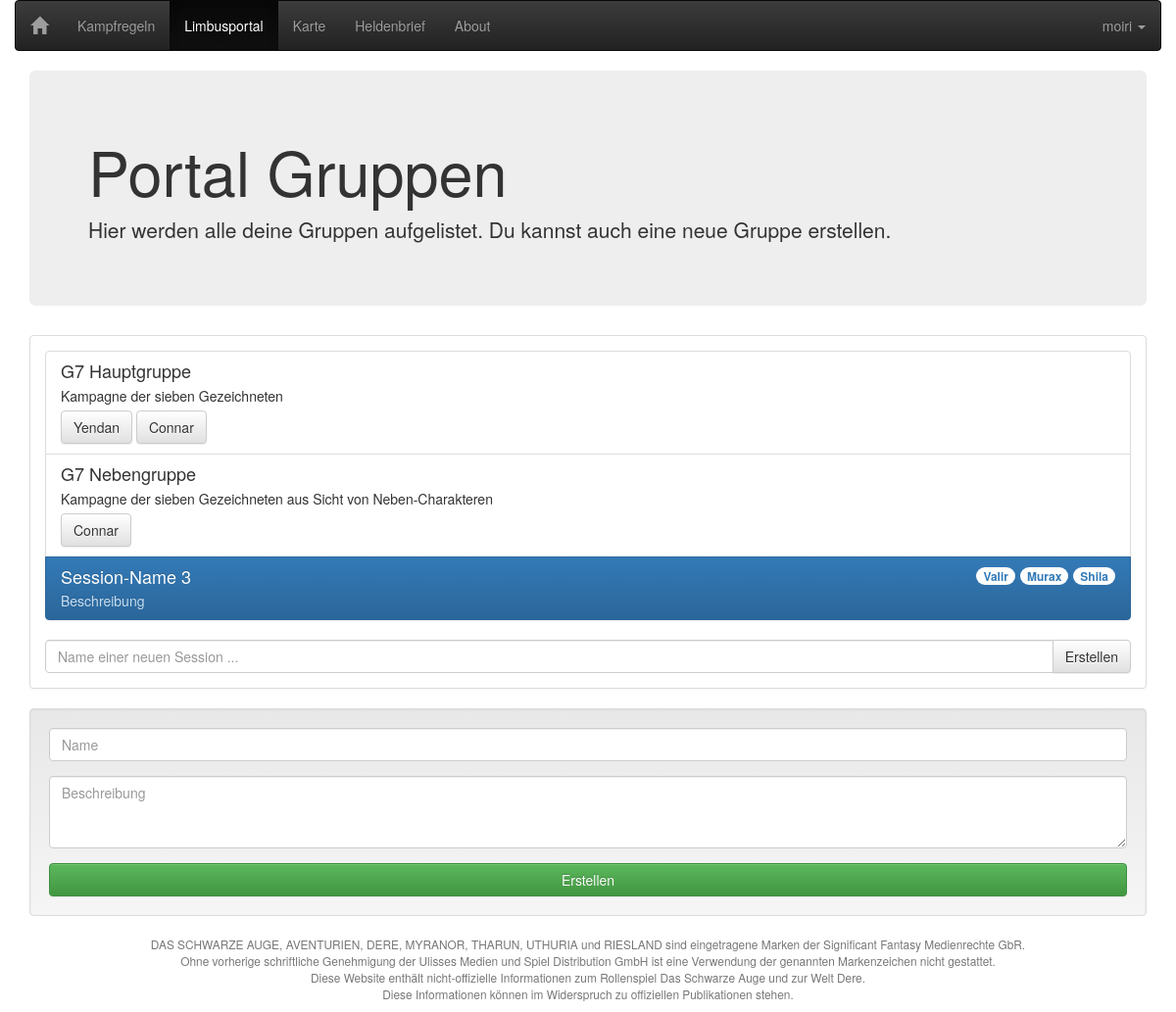
The page /?page=3 (signed in) on the database its author committed.
### tables this page shows
CREATE TABLE IF NOT EXISTS `gruppe` (
  `id` int(11) unsigned zerofill NOT NULL,
  `name` varchar(20) NOT NULL,
  `description` text NOT NULL,
  `owner` int(10) unsigned zerofill NOT NULL
);

### server/class/baseDbMapper.php (called while the page is built, shortened)
<?php
class BaseDBMapper {
    var $handle = "";
    function BaseDbMapper($server="",$database="",$login="",$password="",$names="utf8") {
        $this->server = $server;
        $this->database = $database;
        $this->login = $login;
        $this->password = $password;
        $this->names = $names;
        $this->handle = @mysql_connect( $this->server, $this->login, $this->password)
            or die ("Error: Connection to MySQL-database failed!");
    }
    protected function queryDb($sql) {
        if($this->debug) $errorQuery = "Error: Invalid mySQL query: ".$sql;
        else $errorQuery = "Error: Invalid mySQL query!";
        $result = mysql_query($sql, $this->handle)
            or die ($errorQuery);
        $num_rows = mysql_num_rows($result);
        $retValue = array();
        if($num_rows >= 1) {
            while($row = mysql_fetch_array($result, MYSQL_ASSOC)) {
                array_push($retValue, $row);
            }
        }
        else {
            $retValue = false;
        }
        return $retValue;
    }
}
?>

### server/class/sheetDbMapper.php (called while the page is built, shortened)
<?php
require_once('baseDbMapper.php');
class SheetDbMapper extends BaseDbMapper {
    function getGroupsByUserId($id) {
        $sql = sprintf("SELECT g.id, g.name AS gn, g.description,
            h.id AS hi, h.chatname AS hn FROM gruppe AS g
            LEFT JOIN held_gruppe AS hg ON g.id = hg.id_gruppe
            LEFT JOIN held AS h ON hg.id_held = h.id
            WHERE h.id_user = %d;",
                mysql_real_escape_string($id));
        return $this->queryDB($sql);
    }
}
?>

### server/view/portal/group.php (the view, shortened to what this page needs)
<?php
    require_once('server/class/sheetDbMapper.php');
    $sheet = new SheetDbMapper(DBSERVER,DBNAME,DBUSER,DBPASSWORD);
    $res = $sheet->getGroupsByUserId($_SESSION['user_id']);
?>
<div class="row loginPage">
<div class="container">
    <div class="jumbotron">
        <h1>Portal Gruppen</h1>
        <p>Hier werden alle deine Gruppen aufgelistet. Du kannst auch eine neue Gruppe erstellen.</p>
    </div>
<div class="panel panel-default">
  <div class="panel-body">
        <div class="list-group">
<?php
$gruppen = array();
foreach( $res as $value ) {
    if ( !array_key_exists($value['id'], $gruppen ) ) {
        $gruppen[$value['id']] = array(
            'name' => $value['gn'],
            'desc' => $value['description'],
            'helden' => array() );
    }
    $gruppen[$value['id']]['helden'][$value['hi']] = $value['hn'];
}
foreach( $gruppen as $gkey => $val ) {
    print '
            <div id="gruppe-'.$gkey.'" class="list-group-item">
                <h4 class="list-group-item-heading">'.$val[ 'name' ].'</h4>
                <p class="list-group-item-heading">'.$val[ 'desc' ].'</p>';
    foreach( $val['helden'] as $hkey => $held ) {
        print '
                <button id="held-login-'.$gkey.'-'.$hkey.'" type="button" class="btn btn-default">'.$held.'</button>
';
    }
    print '
            </div>
        ';
}
?>
            <a href="#" class="list-group-item active">
                <span class="badge">Shila</span>
                <span class="badge">Murax</span>
                <span class="badge">Valir</span>
                <h4 class="list-group-item-heading">Session-Name 3</h4>
                <p class="list-group-item-text">Beschreibung</p>
            </a>
        </div>
        <div class="input-group">
        <input type="text" class="form-control" placeholder="Name einer neuen Session ...">
        <span class="input-group-btn">
            <button class="btn btn-default" type="button">Erstellen</button>
        </span>
        </div>
    </div>
    </div>
    <div class="well">
        <form method="post" name="loginform" action="index.php<?php echo $args;?>">
            <div class="form-group">
                <input id="session_input_name" class="form-control" type="text" placeholder="Name" name="session_name" required />
            </div>
            <div class="form-group">
                <textarea id="session_input_desc" class="form-control" rows="3" placeholder="Beschreibung"></textarea>
            </div>
            <button type="submit" class="btn btn-success btn-block" name="login">Erstellen</button>
        </form>
    </div>
</div>
</div>

### rows shown on the page
gruppe: name "G7 Nebengruppe", description "Kampagne der sieben Gezeichneten aus Sicht von Neben-Charakteren", held "Connar"

### other values the page prints
$_SESSION['user_name'] "moiri"
$val[ 'name' ] "G7 Hauptgruppe"
$val[ 'desc' ] "Kampagne der sieben Gezeichneten"
$held "Yendan"
$held "Connar"
